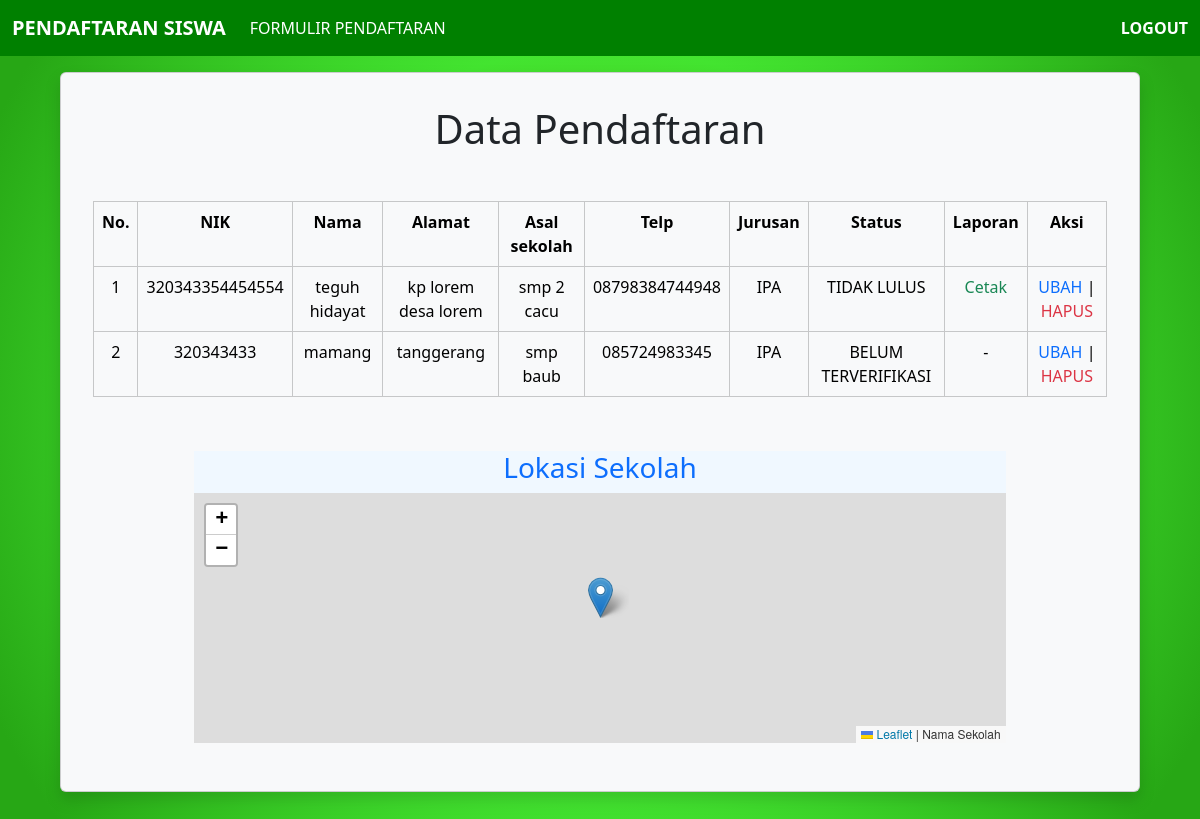
Page /user/dataSiswa.php (signed in) on the committed database.
### tables this page shows
CREATE TABLE `siswa` (
  `id` int(11) NOT NULL,
  `nik` varchar(16) NOT NULL,
  `nama` varchar(255) NOT NULL,
  `alamat` varchar(255) NOT NULL,
  `telp` varchar(50) NOT NULL,
  `jurusan` varchar(50) NOT NULL,
  `ver` int(2) NOT NULL,
  `pendaftar` int(11) NOT NULL,
  `asals` varchar(255) DEFAULT NULL
);

### functions.php (called while the page is built, shortened)
<?php
$conn = mysqli_connect("localhost", "root", "", "pendaftaran_siswa");
function pendaftaranKu($id)
{
    global $conn;
    return mysqli_query($conn, "SELECT * FROM siswa WHERE pendaftar='$id'");
}

### user/dataSiswa.php (the view, shortened to what this page needs)
<?php
require "../functions.php";
$dataSiswa = pendaftaranKu($_SESSION['id']);
?>
<!DOCTYPE html>
<html lang="en">
<head>
    <link href="https://cdn.jsdelivr.net/npm/bootstrap@5.3.1/dist/css/bootstrap.min.css" rel="stylesheet">
    <link rel="stylesheet" href="https://unpkg.com/leaflet@1.9.4/dist/leaflet.css"
/>
    <link href="../css/app.css" rel="stylesheet">
</head>
<body>
    <nav class="navbar navbar-expand-lg fixed-top">
        <div class="container-fluid">
            <a class="navbar-brand text-white fw-bolder" href="../index.php">PENDAFTARAN SISWA</a>
            <ul class="navbar-nav me-auto mb-2 mb-lg-0">
                <li class="nav-item">
                    <a class="nav-link text-white" href="daftar.php">FORMULIR PENDAFTARAN</a>
                </li>
            </ul>
            <a class="nav-link float-end text-white fw-semibold" href="../auth/logout.php">LOGOUT</a>
        </div>
    </nav>
    <br>
        <div class="card shadow p-3 mb-5 bg-body-tertiary rounded mt-5 mx-auto" style="width: 90%">
            <div class="card-body text-center ">
                <h1 class="mb-5">Data Pendaftaran</h1>
                <div class="table-responsive mb-5">
                <table class="table table-light  table-bordered ">
                    <tr>
                        <th>No.</th>
                        <th>NIK</th>
                        <th>Nama</th>
                        <th>Alamat</th>
                        <th>Asal sekolah</th>
                        <th>Telp</th>
                        <th>Jurusan</th>
                        <th>Status</th>
                        <th>Laporan</th>
                        <th>Aksi</th>
                    </tr>
                    <?php
                    $no = 1;
                    foreach ($dataSiswa as $siswa) {
                    ?>
                        <tr>
                            <td><?= $no ?></td>
                            <td><?= $siswa["nik"]; ?></td>
                            <td><?= $siswa["nama"]; ?></td>
                            <td><?= $siswa["alamat"]; ?></td>
                            <td><?= $siswa["asals"]; ?></td>
                            <td><?= $siswa["telp"]; ?></td>
                            <td><?= $siswa["jurusan"]; ?></td>
                            <td>
                                <?php if ($siswa["ver"] == 1) {  ?>
                                    BELUM TERVERIFIKASI
                                <?php } else if ($siswa["ver"] == 2) { ?>
                                    TERVERIFIKASI
                                <?php } else { ?>
                                    TIDAK LULUS
                                <?php } ?>
                            </td>
                            <td>
                                <?php
                                if ($siswa['ver'] == 2) {
                                ?>
                                    <a href="cetakLulus.php?id=<?= $siswa['id'] ?>" class="text-decoration-none text-success">Cetak</a>
                                <?php } else if ($siswa['ver'] == 3) { ?>
                                    <a href="cetakTidakLulus.php?id=<?= $siswa['id'] ?>" class="text-decoration-none text-success">Cetak</a>
                                <?php } else { ?>
                                    -
                                <?php } ?>
                            </td>
                            <td>
                                <a href="ubah.php?id=<?= $siswa['id'] ?>" class="text-decoration-none text-primary">UBAH</a> |
                                <a href="hapus.php?id=<?= $siswa['id'] ?>" class="text-decoration-none text-danger">HAPUS</a>
                            </td>
                        </tr>
                    <?php
                        $no++;
                    }
                    ?>
                </table>
                </div>
        <a href="https://maps.app.goo.gl/QnoBX8jGkh7dWSy96?g_st=ic">
        <div style=" bottom:10px; position:relative; height: 250px; width: 80%;background-color:aliceblue; display: inline-block">
            <h3 class="text-center">Lokasi Sekolah</h3>
            <div id="map" style="width:80%px; height:250px"></div>
        </div>
        </a>
            </div>
        </div>
</body>
</html>

### css/app.css (style rules this page uses)
body { background: rgb(88,168,13); background: radial-gradient(circle, rgba(88,168,13,1) 0%, rgba(67,228,48,1) 51%, rgba(39,167,21,1) 92%); }
nav { background-color: green; }

### rows in the picture
siswa: nik "320343354454554", nama "teguh hidayat", alamat "kp lorem desa lorem", asals "smp 2 cacu", telp "08798384744948", jurusan "IPA", ver "TIDAK LULUS"
siswa: nik "320343433", nama "mamang", alamat "tanggerang", asals "smp baub", telp "085724983345", jurusan "IPA", ver "BELUM TERVERIFIKASI"
